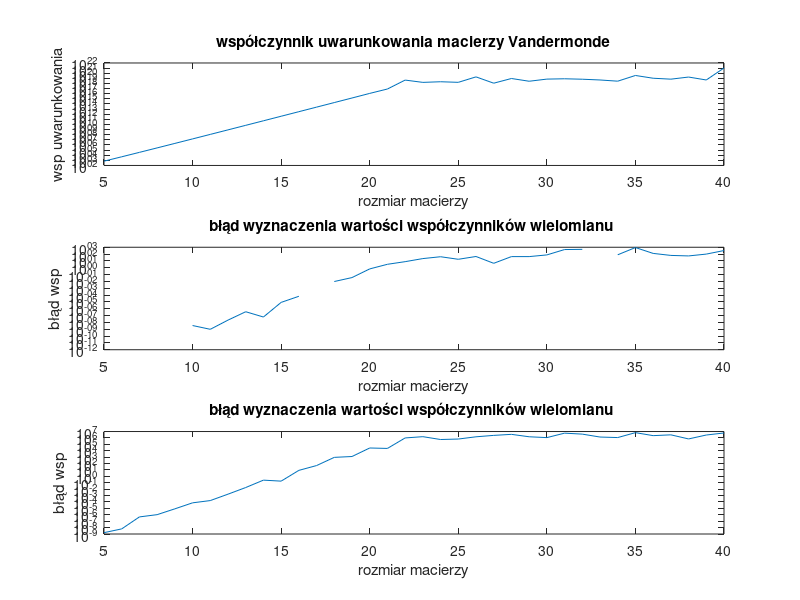

Here is the MATLAB script that generated this plot:
function [matrix_condition_numbers, max_coefficients_difference_1, max_coefficients_difference_2] = zadanie3()
% Zwracane są trzy wektory wierszowe:
% matrix_condition_numbers - współczynniki uwarunkowania badanych macierzy Vandermonde
% max_coefficients_difference_1 - maksymalna różnica między referencyjnymi a obliczonymi współczynnikami wielomianu,
%       gdy b zawiera wartości funkcji liniowej
% max_coefficients_difference_2 - maksymalna różnica między referencyjnymi a obliczonymi współczynnikami wielomianu,
%       gdy b zawiera zaburzone wartości funkcji liniowej

N = 5:40;

%% chart 1
subplot(3,1,1);
matrix_condition_numbers = zeros(1, length(N));
for i = 1:length(N)
    V = vandermonde_matrix(N(i));
    matrix_condition_numbers(i) = cond(V);
end    
plot(N, matrix_condition_numbers);
set(gca, 'YScale', 'log');
title('współczynnik uwarunkowania macierzy Vandermonde');
xlabel('rozmiar macierzy');
ylabel('wsp uwarunkowania');


%% chart 2
subplot(3,1,2)
a1 = randi([20,30]);
for i = 1:length(N)
    ni = N(i);
    V = vandermonde_matrix(ni);
    
    % Niech wektor b zawiera wartości funkcji liniowej
    b = linspace(0,a1,ni)';
    reference_coefficients = [ 0; a1; zeros(ni-2,1) ]; % tylko a1 jest niezerowy
    
    % Wyznacznie współczynników wielomianu interpolującego
    calculated_coefficients = V \ b;

    max_coefficients_difference_1(i) = max(abs(calculated_coefficients-reference_coefficients));
end
plot(N,  max_coefficients_difference_1);
set(gca, 'YScale', 'log');
title('błąd wyznaczenia wartości współczynników wielomianu ');
xlabel('rozmiar macierzy');
ylabel('błąd wsp');


%% chart 3
subplot(3,1,3)
for i = 1:length(N)
    ni = N(i);
    V = vandermonde_matrix(ni);
    
    % Niech wektor b zawiera wartości funkcji liniowej nieznacznie zaburzone
    b = linspace(0,a1,ni)' + rand(ni,1)*1e-10;
    reference_coefficients = [ 0; a1; zeros(ni-2,1) ]; % tylko a1 jest niezerowy
    
    % Wyznacznie współczynników wielomianu interpolującego
    calculated_coefficients = V \ b;
    
    max_coefficients_difference_2(i) = max(abs(calculated_coefficients-reference_coefficients));
end
plot(N,  max_coefficients_difference_2);
set(gca, 'YScale', 'log');
title('błąd wyznaczenia wartości współczynników wielomianu ');
xlabel('rozmiar macierzy');
ylabel('błąd wsp');
print -dpng zadanie3.png 

end


function V = vandermonde_matrix(N)
    % Generuje macierz Vandermonde dla N równomiernie rozmieszczonych w przedziale [-1, 1] węzłów interpolacji
    x_coarse = linspace(0, 1, N);
    vector = ones(1, N);

    V = [];
    V = [vector',V];
    for i = 1:N-1
       vector = power(x_coarse,i); 
       V = [V,vector'];
    end

end